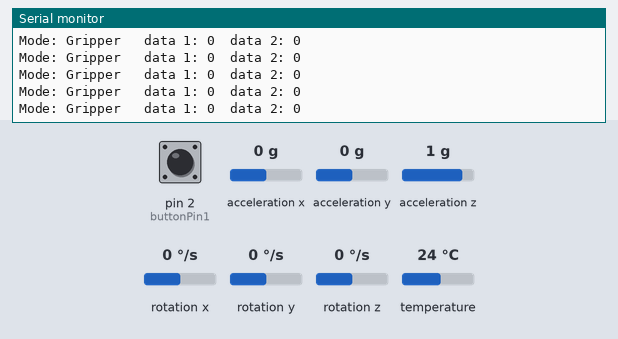
Recording of a sketch running on a simulated Arduino Uno, built with avr-gcc and run on an emulated ATmega328P. Shown: the last lines printed to the serial monitor. Inputs (shaded band) come from the test bench; at power-on: acceleration x 0 g, pin 2 (buttonPin1) HIGH, acceleration y 0 g, acceleration z 1 g, rotation x 0 °/s, rotation y 0 °/s, rotation z 0 °/s, temperature 24 °C. No radio packets arrive unless stated.

Above: at 1.4 s.
1.5 s: acceleration x set to -1.4 g
At 2.1 s:
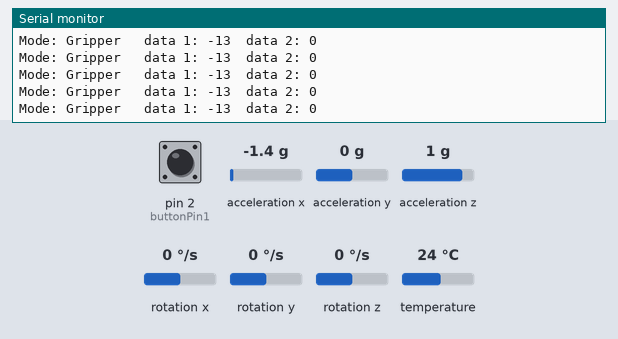
4.5 s: pin 2 (buttonPin1) pulled LOW for 1 s
8.0 s: acceleration y set to -1.4 g
At 8.7 s:
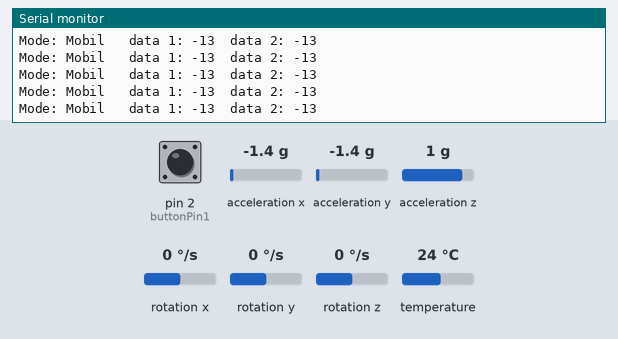
11.0 s: pin 2 (buttonPin1) pulled LOW for 1 s
At 12.29 s:
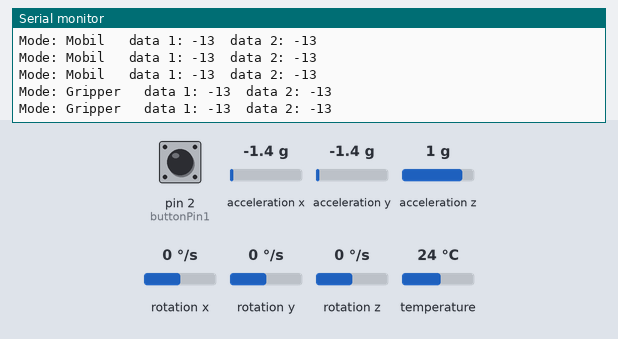
15.0 s: acceleration x set to -0.8 g
At 15.03 s:
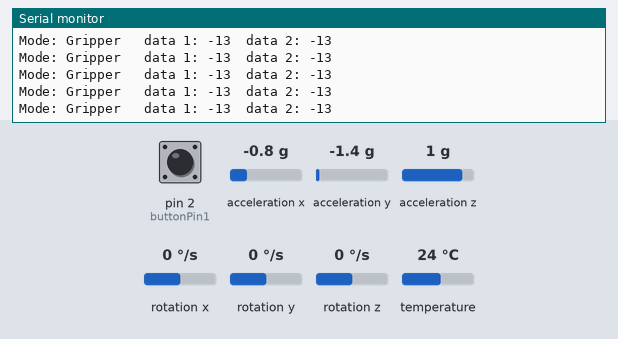
18.0 s: pin 2 (buttonPin1) pulled LOW for 3.2 s
At 20.8 s:
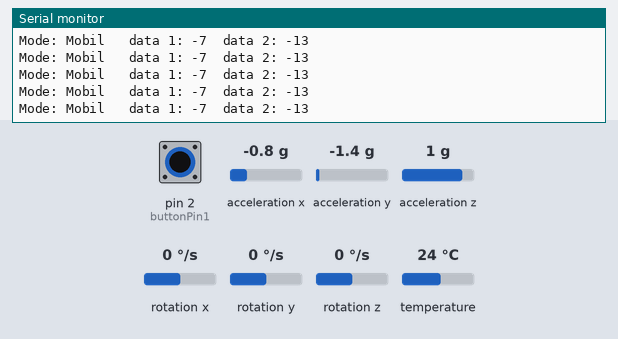
Timing chart, 0 to 22.3 s (numbered marks = the images above; inputs shaded):
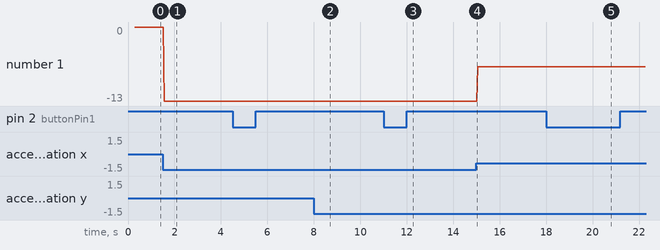

The sketch:

TXRobotproyek.ino
```cpp
#include <elapsedMillis.h>
#include <SPI.h>
#include <RF24.h>
#include <nRF24l01.h>
#include <Adafruit_MPU6050.h>
#include <Adafruit_Sensor.h>
#include <Wire.h>

RF24 radio(8, 9);
Adafruit_MPU6050 mpu;

elapsedMillis readModeMillis;
//
//elapsedMillis writeMpuSensorMillis;
//
//unsigned long writeMpuSensorInterval = 500;
unsigned long readModeInterval = 1000; // Interval waktu baca mode, 1000ms (1 detik)

const byte address[6] = "00001";

const int buttonPin1 = 2; // Nomor pin pushbutton
int buttonState1 = 1; // variabel untuk membaca status pushbutton
bool isRobotMode = true;

// Variabel MPU
int nilaiX, nilaiY;

// Variabel array untuk RF
int data[3];

void setMpu() {
  while (!Serial)
    delay(10); // Akan menunggu sampai serial console terbuka

  Serial.println("Adafruit MPU6050 test!");

  if (!mpu.begin()) {
    Serial.println("Failed to find MPU6050 chip");
    while (1) {
      delay(10);
    }
  }
  Serial.println("MPU6050 Found!");

  mpu.setAccelerometerRange(MPU6050_RANGE_8_G);
  mpu.setGyroRange(MPU6050_RANGE_500_DEG);
  mpu.setFilterBandwidth(MPU6050_BAND_21_HZ);

  Serial.print("Accelerometer range set to: ");
  switch (mpu.getAccelerometerRange()) {
    case MPU6050_RANGE_2_G:
      Serial.println("+-2G");
      break;
    case MPU6050_RANGE_4_G:
      Serial.println("+-4G");
      break;
    case MPU6050_RANGE_8_G:
      Serial.println("+-8G");
      break;
    case MPU6050_RANGE_16_G:
      Serial.println("+-16G");
      break;
  }

  Serial.print("Gyro range set to: ");
  switch (mpu.getGyroRange()) {
    case MPU6050_RANGE_250_DEG:
      Serial.println("+- 250 deg/s");
      break;
    case MPU6050_RANGE_500_DEG:
      Serial.println("+- 500 deg/s");
      break;
    case MPU6050_RANGE_1000_DEG:
      Serial.println("+- 1000 deg/s");
      break;
    case MPU6050_RANGE_2000_DEG:
      Serial.println("+- 2000 deg/s");
      break;
  }

  Serial.print("Filter bandwidth set to: ");
  switch (mpu.getFilterBandwidth()) {
    case MPU6050_BAND_260_HZ:
      Serial.println("260 Hz");
      break;
    case MPU6050_BAND_184_HZ:
      Serial.println("184 Hz");
      break;
    case MPU6050_BAND_94_HZ:
      Serial.println("94 Hz");
      break;
    case MPU6050_BAND_44_HZ:
      Serial.println("44 Hz");
      break;
    case MPU6050_BAND_21_HZ:
      Serial.println("21 Hz");
      break;
    case MPU6050_BAND_10_HZ:
      Serial.println("10 Hz");
      break;
    case MPU6050_BAND_5_HZ:
      Serial.println("5 Hz");
      break;
  }

  Serial.println("");
  delay(100);
}

void setRF() {
  radio.begin();

  if (!radio.begin()) {
    Serial.println(F("Radio hardware is not responding!!"));
    while (1) {} // Berhenti di dalam loop tak terbatas
  }

  radio.openWritingPipe(address);
  radio.setPALevel(RF24_PA_MIN);
  radio.stopListening();
}

void setup() {
  // put your setup code here, to run once:
  Serial.begin(9600);
  pinMode(buttonPin1, INPUT_PULLUP);

  //Mempersiapkan Sensor yang digunakan
  setMpu();
  delay(100);
  setRF();
}

void loop() {
  // put your main code here, to run repeatedly:

  // Membaca nilai sensor MPU
  sensors_event_t a, g, temp;
  mpu.getEvent(&a, &g, &temp);

  // Pembacaan mode
  if (readModeMillis >= readModeInterval) {
    robotMode();
    readModeMillis = 0;
  }

  nilaiX = a.acceleration.x;
  nilaiY = a.acceleration.y;

  data[1] = nilaiX;
  data[2] = nilaiY;

  if (isRobotMode) {
    Serial.print("Mode: Gripper \t");
    data[0] = 0; // Mode Kendali gripper
  } else {
    Serial.print("Mode: Mobil \t");
    data[0] = 1; // Mode kendali mobil
  }

  //Memproyeksikan pengiriman ke dalam serial monitor
  Serial.print("data 1: ");
  Serial.print(data[1]);
  Serial.print("\t");
  Serial.print("data 2: ");
  Serial.println(data[2]);

  // Kirim data melalui radio
  radio.write(&data, sizeof(data));
  delay(20);
}

void robotMode() {
  buttonState1 = digitalRead(buttonPin1);

  if (digitalRead(buttonPin1) == LOW) {
    isRobotMode = !isRobotMode;
    delay(1000);
    return;
  }
}
```

Measured:
- after the input at 1.5 s, the serial monitor: prints a new line after 0.07 s (image 1)
- after the input at 8.0 s, the serial monitor: prints a new line after 0.06 s (image 2)
- after the input at 11.0 s, the serial monitor: prints a new line after 1.2 s (image 3)
- after the input at 18.0 s, the serial monitor: prints a new line after 1.4 s (image 5)
- plotted number 1: 0 → -13 after the input at 1.5 s, -13 → -7 after the input at 15.0 s
